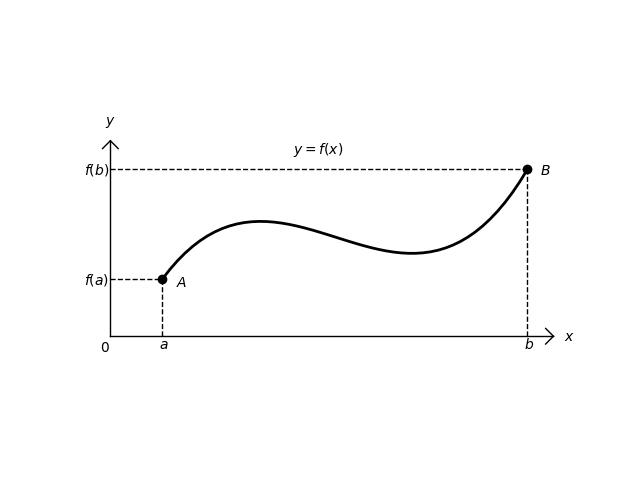

Reproduce this figure in Python.
import matplotlib.pyplot as plt
import numpy as np

def f(x):
    return 0.05 * (x - 1) * (x - 3) * (x - 6) + 3

x = np.linspace(0, 7)
y = f(x)

plt.plot([-1, -1], [1, 4.75], linewidth=1, color='black')
plt.plot([-1, 7.5], [1, 1], linewidth=1, color='black')

plt.plot(x, y, label='$y = 0.05(x-1)(x-3)(x-6)+3$', color='black', linewidth=2)
plt.plot([-1, 7], [4.2, 4.2], color='black', linewidth=1, linestyle='dashed')
plt.text(-1.5, 4.1, '$f(b)$', color='black')
plt.plot([-1, 0], [2.1, 2.1], color='black', linewidth=1, linestyle='dashed')
plt.text(-1.5, 2, '$f(a)$', color='black')
plt.text(-0.06, 0.75, '$a$', color='black')
plt.text(6.94, 0.75, '$b$', color='black')

plt.plot([0, 0], [1, 2.1], color='black', linewidth=1, linestyle='dashed')
plt.plot([7, 7], [1, 4.2], color='black', linewidth=1, linestyle='dashed')

plt.plot([-1, -1.15], [4.75, 4.6], linewidth=1, color='black')
plt.plot([-1, -0.85], [4.75, 4.6], linewidth=1, color='black')

plt.plot([7.5, 7.35], [1, 0.85], linewidth=1, color='black')
plt.plot([7.5, 7.35], [1, 1.15], linewidth=1, color='black')


plt.text(2.5, 4.5, '$y = f(x)$', color='black')
plt.plot(0, 2.1, marker="o", color="black")
plt.text(0.25, 1.95, '$A$', color='black')
plt.plot(7, 4.2, marker="o", color="black")
plt.text(7.25, 4.1, '$B$', color='black')

plt.text(7.7, 0.9, '$x$', color='black')
plt.text(-1.1, 5.05, '$y$', color='black')
plt.text(-1.2, 0.7, '$0$', color='black')
plt.axis('equal')
plt.axis('off')
plt.show()
